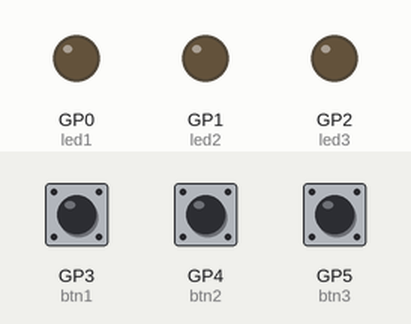
Bench run of a program on a simulated Raspberry Pi Pico running MicroPython. Parts: output pins drawn as LEDs (lit = HIGH). The inputs (shaded band) are chosen by the test bench; at power-on: GP3 (btn1) HIGH, GP4 (btn2) HIGH, GP5 (btn3) HIGH.

Above: at 1.2 s.
1.3 s: GP3 (btn1) pulled LOW for 0.15 s
At 1.38 s:
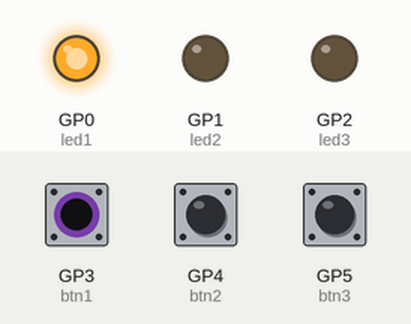
2.9 s: GP4 (btn2) pulled LOW for 0.15 s
At 2.98 s:
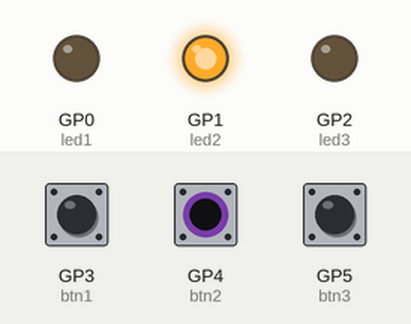
4.5 s: GP5 (btn3) pulled LOW for 0.15 s
At 4.58 s:
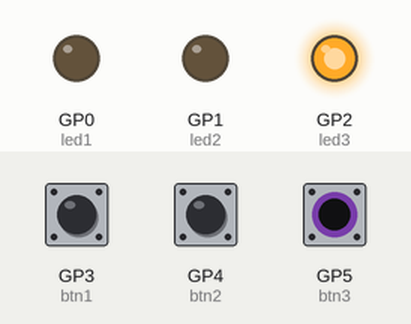
6.1 s: GP5 (btn3) pulled LOW for 3.2 s
At 9.7 s:
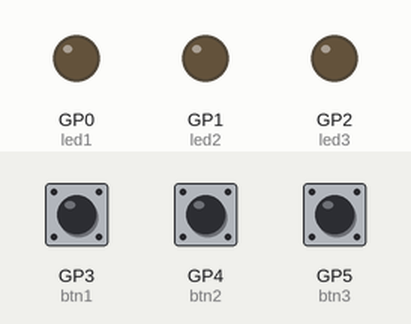
10.8 s: GP3 (btn1) pulled LOW for 3.2 s
At 12.2 s:
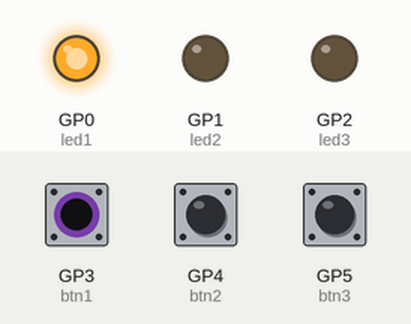
Timing chart, 0 to 15.5 s (numbered marks = the images above; inputs shaded):
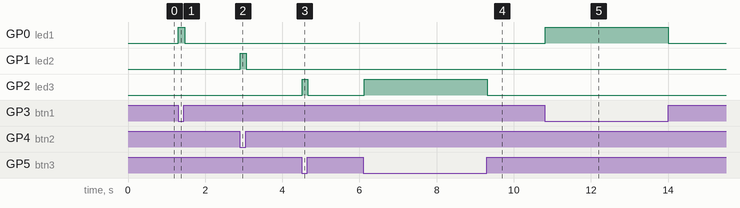

The program:

Input_PULL_UP.py
```python
from machine import Pin
from time import sleep

btn1 = Pin(3, Pin.IN, Pin.PULL_UP)
btn2 = Pin(4, Pin.IN, Pin.PULL_UP)
btn3 = Pin(5, Pin.IN, Pin.PULL_UP)

led1 = Pin(0, Pin.OUT)
led2 = Pin(1, Pin.OUT)
led3 = Pin(2, Pin.OUT)

while True:
    if btn1.value() == 0:
        led1.value(1)
    elif btn2.value() == 0:
        led2.value(1)
    elif btn3.value() == 0:
        led3.value(1)
    else:
        led1.value(0)
        led2.value(0)
        led3.value(0)
    sleep(0.02)
```

Measured:
- after the input at 1.3 s, GP0 (led1): LOW → HIGH at once, → LOW 0.16 s later
- after the input at 2.9 s, GP1 (led2): LOW → HIGH at once, → LOW 0.16 s later
- after the input at 4.5 s, GP2 (led3): LOW → HIGH at once, → LOW 0.14 s later
- after the input at 6.1 s, GP2 (led3): LOW → HIGH at once, → LOW 3.2 s later
- after the input at 10.8 s, GP0 (led1): LOW → HIGH at once, → LOW 3.2 s later
